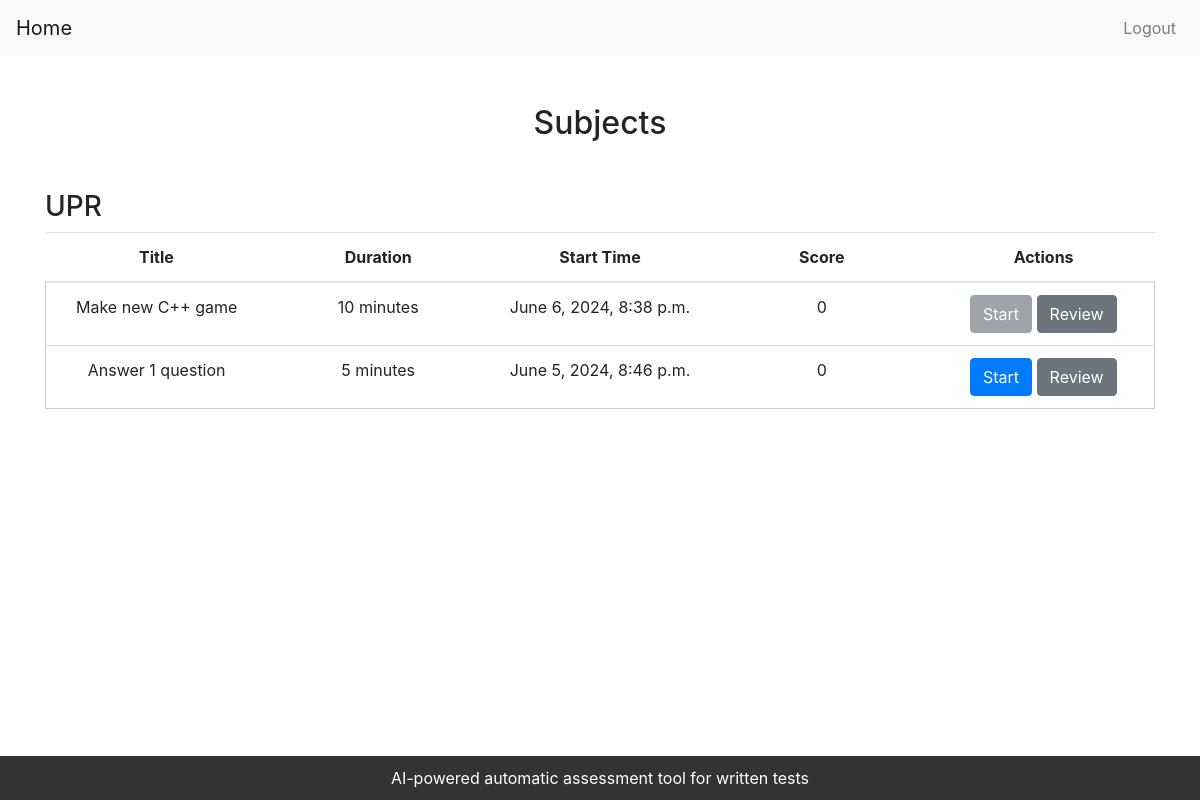
Page /core/student/dashboard/ (signed in) on the earlier database version.
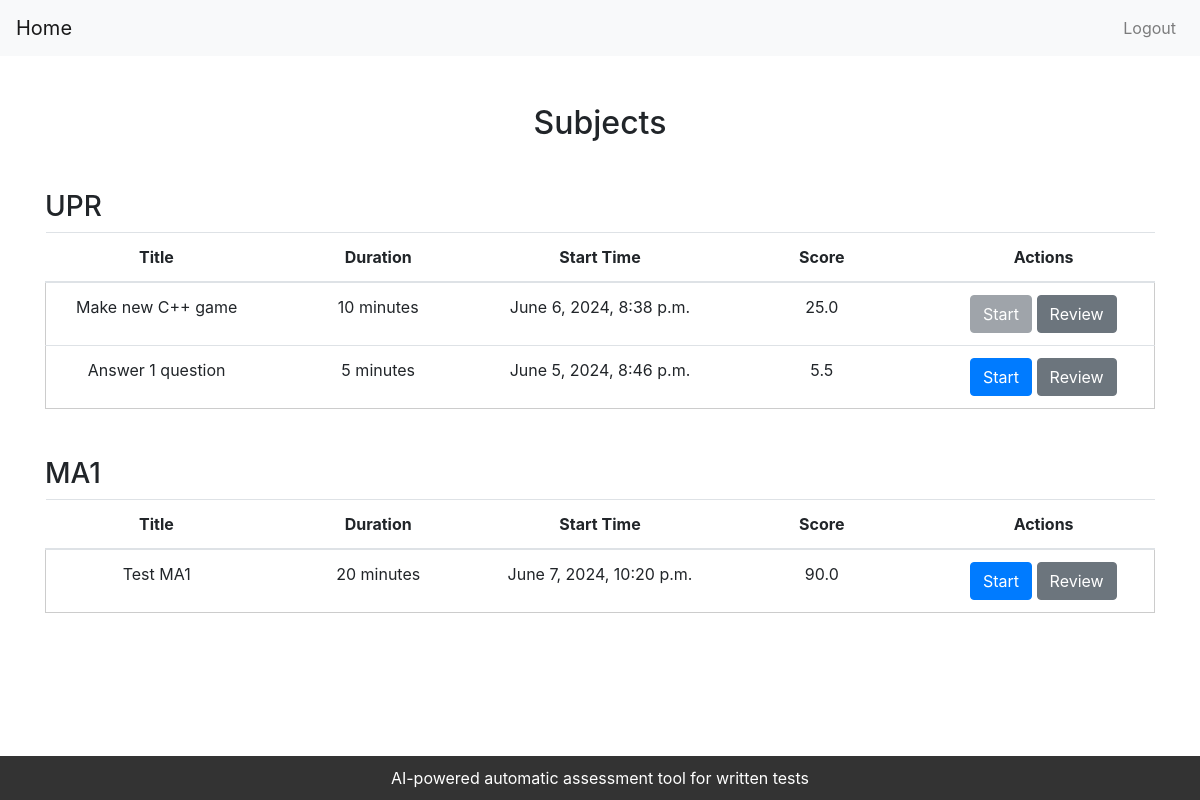
Same page on the later database version.
### core/models.py (models this page shows, shortened)
class Subject(models.Model):
    subject_id = models.AutoField(primary_key=True)
    lesson_title = models.CharField(max_length=50)
    description = models.TextField(max_length=1024)
    teacher = models.ForeignKey(Teacher, on_delete=models.CASCADE)
    students = models.ManyToManyField(Student, related_name='subjects', blank=True)

class Test(models.Model):
    test_id = models.AutoField(primary_key=True)
    test_title = models.CharField(max_length=50)
    test_description = models.TextField(max_length=1024)
    start_time = models.DateTimeField(default=timezone.now)
    end_time = models.DateTimeField(default=timezone.now)
    duration = models.IntegerField(default=60)
    max_score = models.FloatField(default=100.0)
    subject = models.ForeignKey(Subject, on_delete=models.CASCADE)
    is_open = models.BooleanField(default=False)

### core/views.py (the view)
# urls.py: path('student/dashboard/', views.student_dashboard, name='student_dashboard'),
@login_required
def student_dashboard(request):
    if not request.user.is_student():
        return redirect('index')
    now = timezone.localtime(timezone.now())
    subjects = Subject.objects.filter(students=request.user)
    subject_tests = []
    for subject in subjects:
        tests = Test.objects.filter(subject=subject)
        for test in tests:
            test.is_open = test.start_time <= now <= test.end_time
            test.save()
        subject_test_list = []
        for test in tests:
            questions = test.question_set.all()
            num_questions = questions.count()
            submissions = Submission.objects.filter(
                student=request.user, question__in=questions)
            question_scores = []
            for submission in submissions:
                mark = Mark.objects.filter(submission=submission).first()
                if mark:
                    question_scores.append(mark.teacher_mark)
                else:
                    question_scores.append(0)
            question_scores = question_scores[-num_questions:]
            total_score = sum(question_scores)
            subject_test_list.append({
                'test': test,
                'question_scores': question_scores,
                'total_score': total_score
            })
        subject_tests.append({
            'subject': subject,
            'tests': subject_test_list
        })
    return render(request, 'core/student_dashboard.html', {'subject_tests': subject_tests, 'now': now})

### user/models.py (called while the page is built)
    def is_student(self):
        return self.role == self.Role.STUDENT

### templates/core/student_dashboard.html (shortened to what this page needs)
<!DOCTYPE html>
<html lang="en">
<head>
    <link rel="stylesheet" href="https://stackpath.bootstrapcdn.com/bootstrap/4.5.2/css/bootstrap.min.css">
</head>
<body>
    {% include "core/navbar_st.html" %}
    <div class="container">
        <div class="text-center mt-5">
            <h2 class="mt-5">Subjects</h2>
            {% for subject_test in subject_tests %}
                {% if subject_test.tests %}
                    <div class="subject-container">
                        <div class="d-flex justify-content-between align-items-center mt-5">
                            <h3>{{ subject_test.subject.lesson_title }}</h3>
                        </div>
                        <table class="table">
                            <thead>
                                <tr>
                                    <th>Title</th>
                                    <th>Duration</th>
                                    <th>Start Time</th>
                                    <th>Score</th>
                                    <th>Actions</th>
                                </tr>
                            </thead>
                            <tbody>
                                {% for test_info in subject_test.tests %}
                                    <tr class="test-item">
                                        <td>{{ test_info.test.test_title }}</td>
                                        <td>{{ test_info.test.duration }} minutes</td>
                                        <td>{{ test_info.test.start_time }}</td>
                                        <td>{{ test_info.total_score }}</td>
                                        <td>
                                            {% if test_info.test.is_open %}
                                                <a href="{% url 'view_test_student' test_id=test_info.test.test_id %}" class="btn btn-primary">Start</a>
                                            {% else %}
                                                <button class="btn btn-secondary" disabled>Start</button>
                                            {% endif %}
                                            <a href="{% url 'review_submission' test_id=test_info.test.test_id student_id=request.user.id %}" class="btn btn-secondary">Review</a>
                                        </td>
                                    </tr>
                                {% endfor %}
                            </tbody>
                        </table>
                    </div>
                {% endif %}
            {% endfor %}
        </div>
    </div>
    <footer class="footer">
        AI-powered automatic assessment tool for written tests
    </footer>
</body>
</html>

Differences in the rows shown:
changed Test "Make new C++ game": total_score "0" → "25.0"
computed for Test "Answer 1 question": total_score "0" → "5.5"
added Subject: subject.lesson_title "MA1"
added Test: test.test_title "Test MA1", test.duration "20", test.start_time "June 7, 2024, 10:20 p.m.", total_score "90.0", is_open "Start", shown under "MA1"
